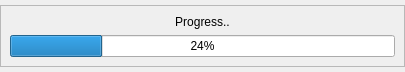
<?xml version="1.0" encoding="UTF-8"?>
<ui version="4.0">
 <class>Progressing</class>
 <widget class="QMainWindow" name="Progressing">
  <property name="geometry">
   <rect>
    <x>0</x>
    <y>0</y>
    <width>405</width>
    <height>72</height>
   </rect>
  </property>
  <property name="windowTitle">
   <string>Progress</string>
  </property>
  <widget class="QWidget" name="centralwidget">
   <layout class="QVBoxLayout" name="verticalLayout">
    <property name="spacing">
     <number>0</number>
    </property>
    <property name="leftMargin">
     <number>0</number>
    </property>
    <property name="topMargin">
     <number>0</number>
    </property>
    <property name="rightMargin">
     <number>0</number>
    </property>
    <property name="bottomMargin">
     <number>0</number>
    </property>
    <item alignment="Qt::AlignVCenter">
     <widget class="QFrame" name="frame">
      <property name="frameShape">
       <enum>QFrame::StyledPanel</enum>
      </property>
      <property name="frameShadow">
       <enum>QFrame::Raised</enum>
      </property>
      <layout class="QVBoxLayout" name="verticalLayout_2">
       <item>
        <widget class="QLabel" name="label">
         <property name="text">
          <string>Progress..</string>
         </property>
         <property name="alignment">
          <set>Qt::AlignCenter</set>
         </property>
        </widget>
       </item>
       <item>
        <widget class="QProgressBar" name="progressBar">
         <property name="value">
          <number>24</number>
         </property>
         <property name="alignment">
          <set>Qt::AlignBottom|Qt::AlignHCenter</set>
         </property>
        </widget>
       </item>
      </layout>
     </widget>
    </item>
   </layout>
  </widget>
 </widget>
 <resources/>
 <connections/>
</ui>
